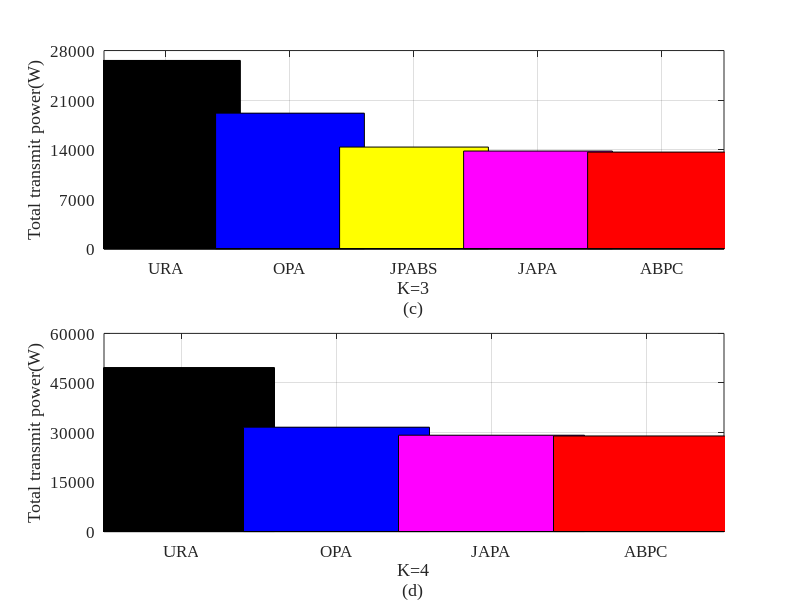

Write MATLAB code to recreate this figure.
% Sample program
% The specific values can be adjusted according to the actual results

clc;
clear;
% [x y width height]
figure('visible','on','position',[350,200,800,600]);
subplot(2,1,1);
% data
Y = [26603,19153,14362.7,13800,13652.9];
color = [0 0 0;0 0 1;1 1 0;1 0 1;1 0 0];  
hold on
               
for i = 1:5
    b = bar(i,Y(i),0.6,'stacked');  
    set(b(1),'facecolor',color(i,:))
end
box on
grid on
axis([0.5 5.5 0 28000])
set(gca,'ytick',0:7000:280000)

set(gca,'XTick',[1 2 3 4 5]);
set(gca,'FontSize',12,'Fontname', 'Times New Roman');
set(gca,'XTickLabel',{'URA','OPA','JPABS','JAPA','ABPC'},'FontSize',12);
xlabel({'K=3','(c)'})
ylabel('Total transmit power(W)');

subplot(2,1,2);
Y = [49664,31594,29166.3845,28945.2];
color = [0 0 0;0 0 1;1 0 1;1 0 0];  
hold on              
for i = 1:4
    b = bar(i,Y(i),0.6,'stacked');  
    set(b(1),'facecolor',color(i,:))
end
box on
grid on
axis([0.5 4.5 0 60000])
set(gca,'ytick',0:15000:60000)
set(gca,'XTick',[1 2 3 4]);
set(gca,'FontSize',12,'Fontname', 'Times New Roman');
set(gca,'XTickLabel',{'URA','OPA','JAPA','ABPC'},'FontSize',12);
xlabel({'K=4','(d)'})
ylabel('Total transmit power(W)');
